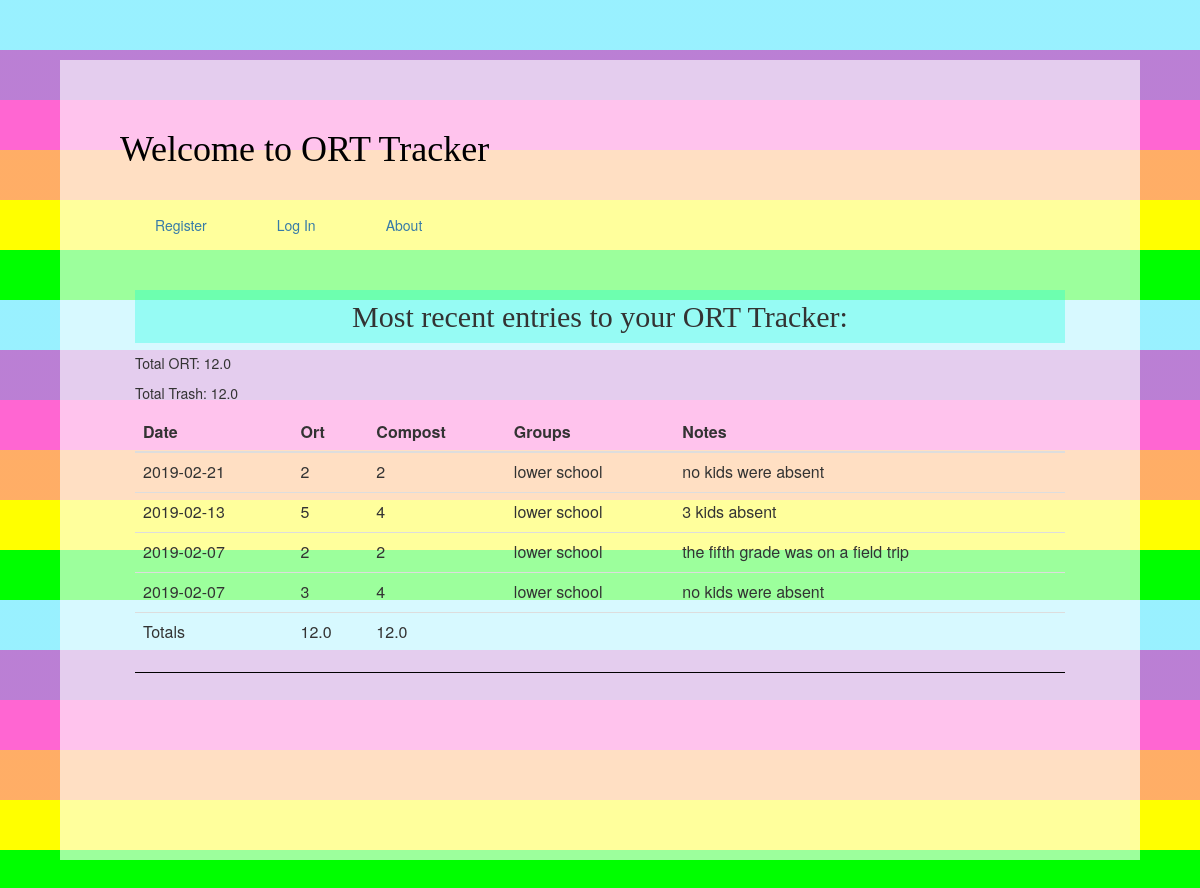
The page /index on the database as committed earlier.
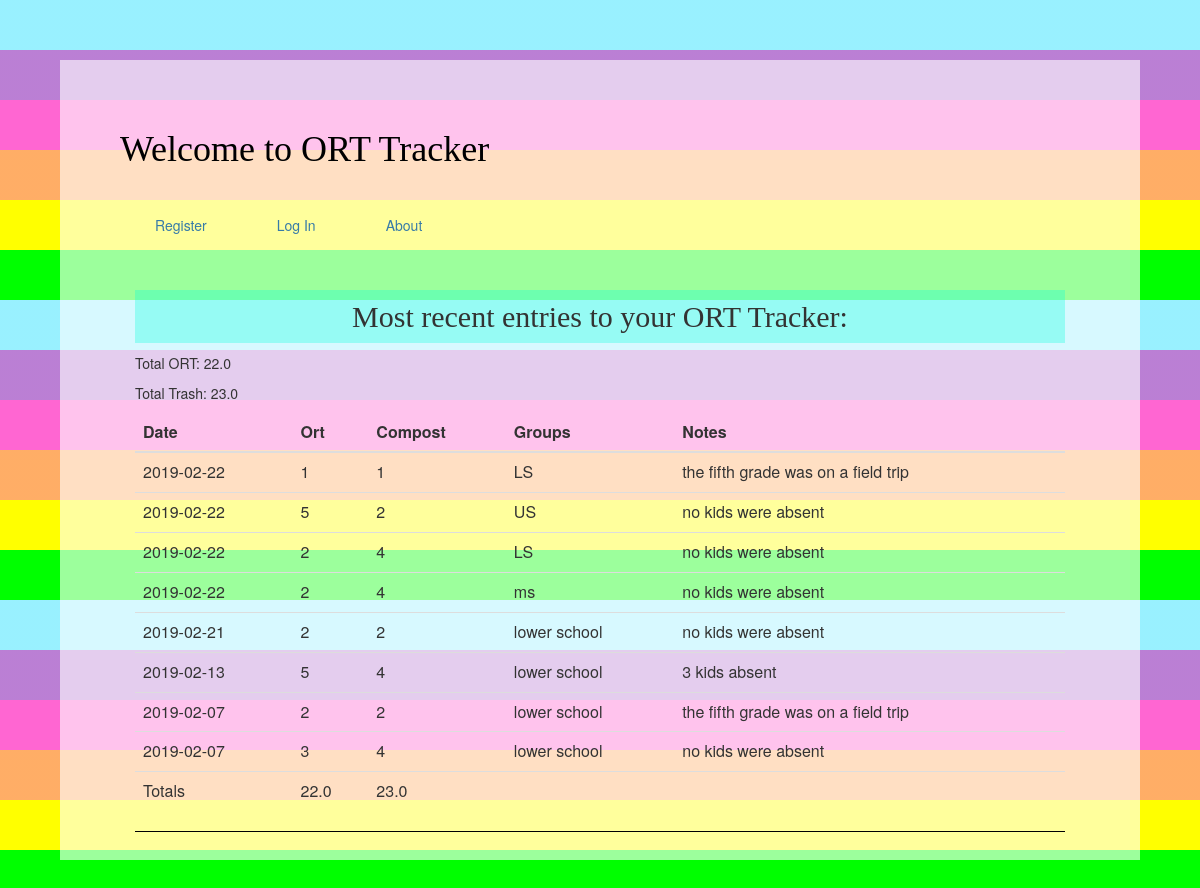
The same page on the database as committed later.
### application/models.py (models this page shows, shortened)
class Data(db.Model):
    id = db.Column(db.Integer, primary_key=True)
    notes = db.Column(db.String(128), index=True, unique=False)
    wdate = db.Column(db.Date(), default= date.today, index=True, unique=False)
    weight_of_ort = db.Column(db.String(128), index=True, unique=False)
    weight_of_compost = db.Column(db.String(128), index=True, unique=False)
    groups = db.Column(db.String(128), index=True, unique=False)
    user_id = db.Column(db.Integer, db.ForeignKey('user.id'))

### application/routes.py (the view)
@application.route('/', methods=['GET', 'POST'])
@application.route('/index', methods=['GET', 'POST'])
def bview():
    try:
        query_db = Data.query.order_by(Data.id.desc())#took out .limit(num_return)
        for q in query_db:
            print(q.notes)
        db.session.close()
    except:
        db.session.rollback()
    total_ort=0
    total_g=0
    for i in query_db:
        total_ort+= float(i.weight_of_ort)
        total_g += float(i.weight_of_compost)
    print(total_ort,total_g)
    return render_template('results.html', results=query_db, total_ort=total_ort, total_g=total_g)

### application/templates/results.html (shortened to what this page needs)
{% extends "base.html" %} {% import 'macros.html' as macros %}
{% block content %}
<div class="col-md-4 col-md-offset-4 col-lg-12 col-lg-offset-0">
      <div align="center">
        <h2>{{num_return}} Most recent entries to your ORT Tracker:</h2>
      </div>
<p class= "totals">Total ORT: {{total_ort}}</p>
<p class= "totals">Total Trash: {{total_g}}</p>
    <table class="table table-striped table-hover">
  <thead>
    <tr>
      <th>Date</th>
      <th>Ort</th>
      <th>Compost</th>
      <th>Groups</th>
      <th>Notes</th>
    </tr>
  </thead>
{% for z in results %}
    <tr>
      <td>{{z.wdate}}</td>
      <td>{{z.weight_of_ort}}</td>
      <td>{{z.weight_of_compost}}</td>
      <td>{{z.groups}}</td>
        <td>{{z.notes}}</td>
    </tr>
{% endfor %}
<tr>
  <td>Totals</td>
  <td>{{total_ort}}</td>
  <td>{{total_g}}</td>
  <td></td>
  <td></td>
</tr>
</table>
<hr>
{% endblock %}

### application/templates/base.html (shortened to what this page needs)
<html>
  <head>
    <link href="//maxcdn.bootstrapcdn.com/bootstrap/3.3.1/css/bootstrap.min.css" rel="stylesheet">
    <link rel="stylesheet" media="screen" href="https://fontlibrary.org/face/glacial-indifference" type="text/css"/>
    <link href="static/styles.css" rel="stylesheet">
  </head>
  <body>
    <div class= "main-wrap">
<h1>Welcome to ORT Tracker</h1>
<ul class="topnav nav navbar-nav">
  {% if current_user.is_authenticated %}
    <li><a href="{{url_for('bview')}}">Home</a></li>
    <li><a href="{{ url_for('bform') }}">Enter Waste</a></li>
    <li><a href="{{ url_for('logout') }}">Logout</a></li>
    <li><a href="{{url_for('about')}}">About</a></li>
  {% else %}
    <li><a href="{{ url_for('register') }}">Register</a></li>
    <li><a href="{{ url_for('login') }}">Log In</a></li>
    <li><a href="{{ url_for('about') }}">About</a></li>
  {% endif %}
</ul>
    {% block content %} {% endblock %}
</div>
  </body>
</html>

### static/styles.css (style rules this page uses)
body { margin: 0 auto; background:repeating-linear-gradient(180deg, #00dbff66, #00dbff66 50px, #7700aa80 50px, #7700aa80 100px, #ff00b499 100px, #ff00b499 150px, #f709 150px, #f709 200px, #ff0 200px, #ff0 250px, #0f0 250px, #0f0 300px); }
h1 { font-family: 'GlacialIndifferenceRegular',serif; color: #000; margin: 1rem 0; }
h2 { font-family: 'GlacialIndifferenceRegular' ; background: #00ffdb4d; padding: 1rem; }
a { color: #377ba8; }
hr { border: none; border-top: 1px solid black; }
.main-wrap { background-color: #ffffff9c; height: 100%; margin: 5%; padding: 5%; }
.topnav a { margin: 20px }
.table-striped > tbody > tr:nth-child(2n+1) { background: none; }
.navbar-nav { float:none; }

Rows that differ between the two databases and show on the page:
added Data: wdate "2019-02-22", weight_of_ort "1", weight_of_compost "1", groups "LS", notes "the fifth grade was on a field trip"
added Data: wdate "2019-02-22", weight_of_ort "5", weight_of_compost "2", groups "US", notes "no kids were absent"
added Data: wdate "2019-02-22", weight_of_ort "2", weight_of_compost "4", groups "LS", notes "no kids were absent"
added Data: wdate "2019-02-22", weight_of_ort "2", weight_of_compost "4", groups "ms", notes "no kids were absent"
Other text that changed with them:
{{ total_ort }}: "12.0" → "22.0"
{{ total_g }}: "12.0" → "23.0"
